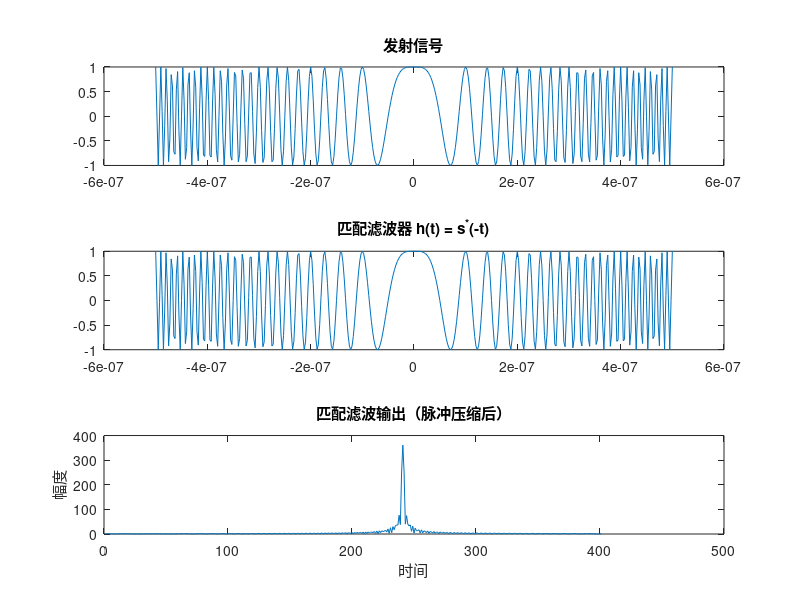

The MATLAB source for this figure:
% 生成LFM信号
T_p = 1e-6;       % 脉冲宽度
B = 200e6;        % 带宽
K = B / T_p;      % 调频率
Fs = 400e6;       % 采样率
t = -T_p/2:1/Fs:T_p/2;
s = exp(1j * pi * K * t.^2);  % 发射信号

% 设计匹配滤波器
h = conj(fliplr(s));  % 共轭反转

% 接收信号（含目标延时）
tau = 100e-9;         % 目标延时
r = [zeros(1, round(tau*Fs)), s(1:end-round(tau*Fs))];  % 延时后的回波

% 匹配滤波（卷积）
y = conv(r, h, 'same');  % 卷积输出

% 绘图
figure;
subplot(3,1,1); plot(t, real(s)); title('发射信号');
subplot(3,1,2); plot(t, real(h)); title('匹配滤波器 h(t) = s^*(-t)');
subplot(3,1,3); plot(abs(y)); title('匹配滤波输出（脉冲压缩后）');
xlabel('时间'); ylabel('幅度');
